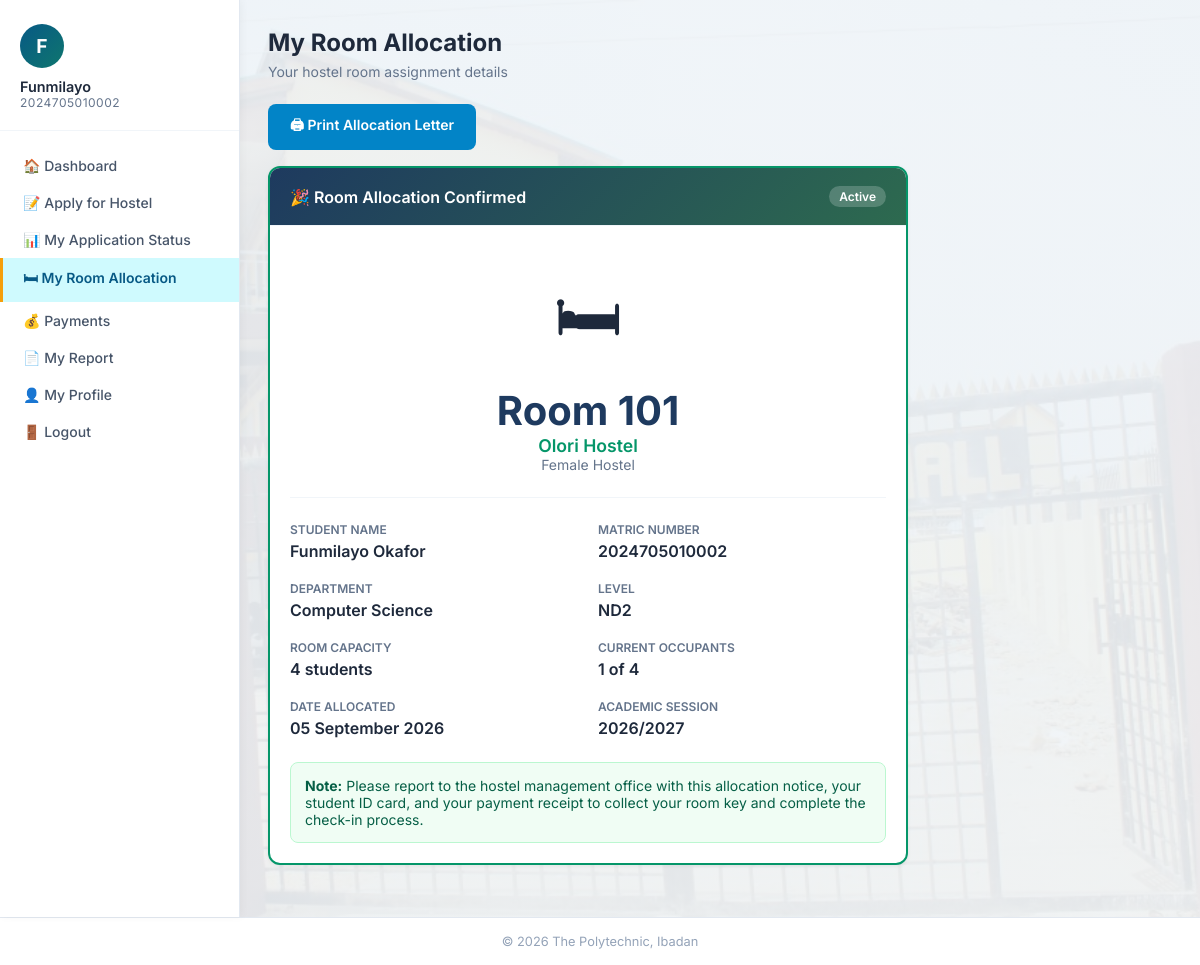
Page /student/allocation.php (signed in) on the committed database.
### tables this page shows
CREATE TABLE students (
    student_id INT AUTO_INCREMENT PRIMARY KEY,
    matric_no VARCHAR(13) NOT NULL UNIQUE,
    full_name VARCHAR(200) NOT NULL,
    department VARCHAR(150) NOT NULL,
    level VARCHAR(20) NOT NULL,
    gender VARCHAR(10) NOT NULL,
    phone VARCHAR(20),
    email VARCHAR(150),
    password VARCHAR(255) NOT NULL,
    created_at DATETIME DEFAULT CURRENT_TIMESTAMP
);

CREATE TABLE allocations (
    allocation_id INT AUTO_INCREMENT PRIMARY KEY,
    student_id INT NOT NULL,
    room_id INT NOT NULL,
    bunk_number VARCHAR(10) NULL,
    allocation_date DATETIME DEFAULT CURRENT_TIMESTAMP,
    status VARCHAR(20) NOT NULL DEFAULT 'Active',
    FOREIGN KEY (student_id) REFERENCES students(student_id) ON DELETE CASCADE,
    FOREIGN KEY (room_id) REFERENCES rooms(room_id) ON DELETE CASCADE
);

CREATE TABLE rooms (
    room_id INT AUTO_INCREMENT PRIMARY KEY,
    hostel_id INT NOT NULL,
    room_number VARCHAR(50) NOT NULL,
    capacity INT NOT NULL DEFAULT 4,
    occupied INT NOT NULL DEFAULT 0,
    status VARCHAR(20) NOT NULL DEFAULT 'Available',
    FOREIGN KEY (hostel_id) REFERENCES hostels(hostel_id) ON DELETE CASCADE
);

CREATE TABLE hostels (
    hostel_id INT AUTO_INCREMENT PRIMARY KEY,
    hostel_name VARCHAR(150) NOT NULL,
    hostel_type VARCHAR(10) NOT NULL,
    total_rooms INT NOT NULL,
    created_at DATETIME DEFAULT CURRENT_TIMESTAMP
);

### student/allocation.php (the view, shortened to what this page needs)
<?php
require_once '../includes/db.php';
$sid = $_SESSION['student_id'];
$student = $pdo->prepare("SELECT * FROM students WHERE student_id=?");
$student->execute([$sid]);
$student = $student->fetch();
$allocation = $pdo->prepare("SELECT al.*, r.room_number, r.capacity, r.occupied, h.hostel_name, h.hostel_type FROM allocations al JOIN rooms r ON al.room_id=r.room_id JOIN hostels h ON r.hostel_id=h.hostel_id WHERE al.student_id=? AND al.status='Active'");
$allocation->execute([$sid]);
$allocation = $allocation->fetch();
?>
<!DOCTYPE html>
<html lang="en">
<head>
<link rel="stylesheet" href="../css/style.css?v=6">
</head>
<body>
<div class="wrapper">
<aside class="sidebar no-print">
    <div class="user-info">
        <div class="avatar"><?= strtoupper(substr($student['full_name'],0,1)) ?></div>
        <div class="name"><?= htmlspecialchars(explode(' ',$student['full_name'])[0]) ?></div>
        <div class="role"><?= htmlspecialchars($student['matric_no']) ?></div>
    </div>
    <nav class="sidebar-nav">
        <a href="dashboard.php">🏠 Dashboard</a>
        <a href="apply.php">📝 Apply for Hostel</a>
        <a href="status.php">📊 My Application Status</a>
        <a href="allocation.php" class="active">🛏 My Room Allocation</a>
        <a href="payments.php">💰 Payments</a>
        <a href="reports.php">📄 My Report</a>
        <a href="profile.php">👤 My Profile</a>
        <a href="logout.php">🚪 Logout</a>
    </nav>
</aside>
<main class="main">
    <div class="page-title no-print">My Room Allocation</div>
    <div class="page-subtitle no-print">Your hostel room assignment details</div>
    <?php if (!$allocation): ?>
    <div class="alert alert-info">
        You have not been allocated a room yet. <?php if (!$pdo->prepare("SELECT * FROM applications WHERE student_id=?")->execute([$sid])): ?>
        <a href="apply.php"><strong>Apply for hostel accommodation &rarr;</strong></a>
        <?php else: ?>
        Please check back later or contact the hostel management office.
        <?php endif; ?>
    </div>
    <?php else: ?>
    <div class="no-print" style="margin-bottom:16px;">
        <button onclick="window.print()" class="btn btn-info">🖨 Print Allocation Letter</button>
    </div>
    <div class="card" style="border:2px solid #059669;max-width:640px;">
        <div class="card-header" style="background:linear-gradient(135deg,#1e3a5f,#2d6a4f);color:white;">
            <h3 style="color:white;">🎉 Room Allocation Confirmed</h3>
            <span class="badge badge-success" style="background:rgba(255,255,255,0.2);color:white;">Active</span>
        </div>
        <div class="card-body">
            <div style="text-align:center;padding:24px 0;border-bottom:1px solid #f1f5f9;margin-bottom:24px;">
                <div style="font-size:4rem;margin-bottom:8px;">🛏</div>
                <div style="font-size:2.5rem;font-weight:700;color:#1e3a5f;">Room <?= htmlspecialchars($allocation['room_number']) ?></div>
                <div style="font-size:1.1rem;color:#059669;font-weight:600;"><?= htmlspecialchars($allocation['hostel_name']) ?></div>
                <div style="font-size:0.875rem;color:#64748b;"><?= htmlspecialchars($allocation['hostel_type']) ?> Hostel<?= $allocation['bunk_number'] ? ', Bunk ' . htmlspecialchars($allocation['bunk_number']) : '' ?></div>
            </div>
            <div style="display:grid;grid-template-columns:1fr 1fr;gap:20px;">
                <div>
                    <div style="font-size:0.75rem;color:#64748b;text-transform:uppercase;font-weight:600;margin-bottom:4px;">Student Name</div>
                    <div style="font-weight:600;"><?= htmlspecialchars($student['full_name']) ?></div>
                </div>
                <div>
                    <div style="font-size:0.75rem;color:#64748b;text-transform:uppercase;font-weight:600;margin-bottom:4px;">Matric Number</div>
                    <div style="font-weight:600;"><?= htmlspecialchars($student['matric_no']) ?></div>
                </div>
                <div>
                    <div style="font-size:0.75rem;color:#64748b;text-transform:uppercase;font-weight:600;margin-bottom:4px;">Department</div>
                    <div style="font-weight:600;"><?= htmlspecialchars($student['department']) ?></div>
                </div>
                <div>
                    <div style="font-size:0.75rem;color:#64748b;text-transform:uppercase;font-weight:600;margin-bottom:4px;">Level</div>
                    <div style="font-weight:600;"><?= htmlspecialchars($student['level']) ?></div>
                </div>
                <div>
                    <div style="font-size:0.75rem;color:#64748b;text-transform:uppercase;font-weight:600;margin-bottom:4px;">Room Capacity</div>
                    <div style="font-weight:600;"><?= $allocation['capacity'] ?> students</div>
                </div>
                <div>
                    <div style="font-size:0.75rem;color:#64748b;text-transform:uppercase;font-weight:600;margin-bottom:4px;">Current Occupants</div>
                    <div style="font-weight:600;"><?= $allocation['occupied'] ?> of <?= $allocation['capacity'] ?></div>
                </div>
                <div>
                    <div style="font-size:0.75rem;color:#64748b;text-transform:uppercase;font-weight:600;margin-bottom:4px;">Date Allocated</div>
                    <div style="font-weight:600;"><?= date('d F Y', strtotime($allocation['allocation_date'])) ?></div>
                </div>
                <div>
                    <div style="font-size:0.75rem;color:#64748b;text-transform:uppercase;font-weight:600;margin-bottom:4px;">Academic Session</div>
                    <div style="font-weight:600;"><?= date('Y') ?>/<?= date('Y')+1 ?></div>
                </div>
            </div>
            <div style="margin-top:24px;padding:14px;background:#f0fdf4;border-radius:8px;font-size:0.875rem;color:#065f46;border:1px solid #bbf7d0;">
                <strong>Note:</strong> Please report to the hostel management office with this allocation notice, your student ID card, and your payment receipt to collect your room key and complete the check-in process.
            </div>
        </div>
    </div>
    <?php endif; ?>
</main>
</div>
<div class="footer no-print">&copy; <?= date('Y') ?> The Polytechnic, Ibadan</div>
</body>
</html>

### css/style.css (style rules this page uses)
* { margin: 0; padding: 0; box-sizing: border-box; }
body { font-family: 'Inter', sans-serif; background-image: linear-gradient(rgba(240,244,248,0.93), rgba(240,244,248,0.93)), url('../assets/olorihostel.jpg'); background-position: center; background-size: cover; background-attachment: fixed; color: #1e293b; min-height: 100vh; }
.btn { display: inline-flex; align-items: center; justify-content: center; gap: 7px; padding: 11px 22px; border-radius: 8px; font-size: 0.875rem; font-weight: 600; font-family: 'Inter', sans-serif; cursor: pointer; border: none; transition: all 0.2s; text-decoration: none; }
.btn-info { background: #0284c7; color: white; }
.wrapper { display: flex; min-height: calc(100vh - 64px); }
.sidebar { width: 240px; background: white; border-right: 1px solid #e2e8f0; padding: 24px 0; flex-shrink: 0; box-shadow: 2px 0 8px rgba(0,0,0,0.04); }
.sidebar .user-info { padding: 0 20px 20px; border-bottom: 1px solid #f1f5f9; margin-bottom: 16px; }
.sidebar .user-info .avatar { width: 44px; height: 44px; background: linear-gradient(135deg, #075985 0%, #0f766e 100%); border-radius: 50%; display: flex; align-items: center; justify-content: center; color: white; font-size: 1.2rem; font-weight: 700; margin-bottom: 10px; }
.sidebar .user-info .name { font-size: 0.9rem; font-weight: 600; color: #1e293b; }
.sidebar .user-info .role { font-size: 0.75rem; color: #64748b; text-transform: uppercase; letter-spacing: 0.5px; }
.sidebar-nav a { display: flex; align-items: center; gap: 10px; padding: 10px 20px; color: #475569; text-decoration: none; font-size: 0.875rem; font-weight: 500; transition: all 0.2s; border-left: 3px solid transparent; }
.sidebar-nav a.active { background: #cffafe; color: #075985; border-left-color: #f59e0b; font-weight: 600; }
.main { flex: 1; padding: 28px; overflow-x: hidden; }
.page-title { font-size: 1.5rem; font-weight: 700; color: #1e293b; margin-bottom: 6px; }
.page-subtitle { font-size: 0.875rem; color: #64748b; margin-bottom: 24px; }
.card { background: white; border-radius: 12px; box-shadow: 0 1px 4px rgba(0,0,0,0.06); border: 1px solid #f1f5f9; overflow: hidden; margin-bottom: 24px; }
.card-header { padding: 18px 20px; border-bottom: 1px solid #f1f5f9; display: flex; align-items: center; justify-content: space-between; }
.card-header h3 { font-size: 1rem; font-weight: 600; color: #1e293b; }
.card-body { padding: 20px; }
.badge { display: inline-block; padding: 3px 10px; border-radius: 20px; font-size: 0.75rem; font-weight: 600; }
.badge-success { background: #d1fae5; color: #065f46; }
.footer { background: white; border-top: 1px solid #e2e8f0; padding: 16px 28px; text-align: center; font-size: 0.8rem; color: #94a3b8; }

### rows in the picture
students: full_name "F", full_name "Funmilayo", matric_no "2024705010002", full_name "Funmilayo Okafor", department "Computer Science", level "ND2"
allocations: room.room_number "101", hostels.hostel_name "Olori Hostel", hostels.hostel_type "Female", room.capacity "4", room.occupied "1", allocation_date "05 September 2026"
